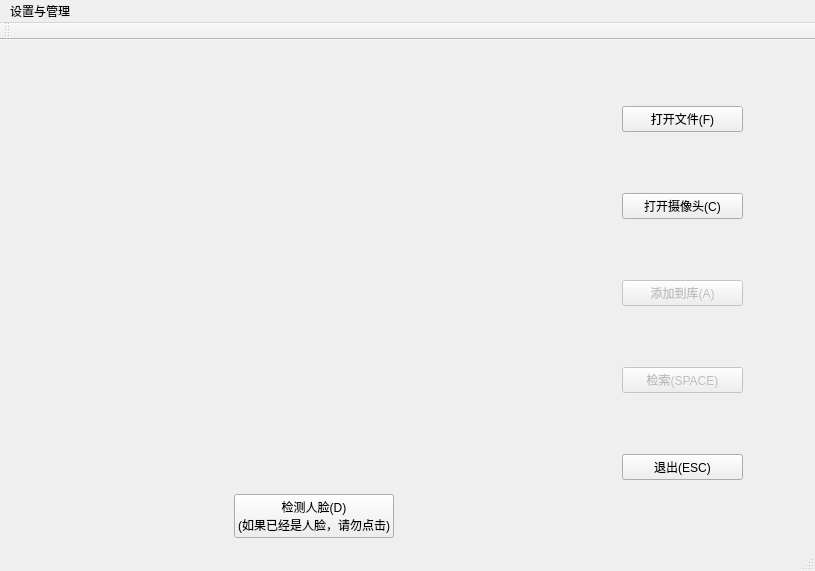
<?xml version="1.0" encoding="UTF-8"?>
<ui version="4.0">
 <class>MainWindowClass</class>
 <widget class="QMainWindow" name="MainWindowClass">
  <property name="geometry">
   <rect>
    <x>0</x>
    <y>0</y>
    <width>815</width>
    <height>571</height>
   </rect>
  </property>
  <property name="windowTitle">
   <string>人脸检索demo</string>
  </property>
  <widget class="QWidget" name="centralWidget">
   <layout class="QGridLayout" name="gridLayout">
    <item row="0" column="0">
     <layout class="QHBoxLayout" name="horizontalLayout" stretch="10,2,1">
      <item>
       <layout class="QVBoxLayout" name="verticalLayout_2">
        <item>
         <widget class="QLabel" name="videoViewer">
          <property name="enabled">
           <bool>true</bool>
          </property>
          <property name="sizePolicy">
           <sizepolicy hsizetype="Expanding" vsizetype="Expanding">
            <horstretch>0</horstretch>
            <verstretch>0</verstretch>
           </sizepolicy>
          </property>
          <property name="minimumSize">
           <size>
            <width>200</width>
            <height>150</height>
           </size>
          </property>
          <property name="maximumSize">
           <size>
            <width>1000</width>
            <height>750</height>
           </size>
          </property>
          <property name="baseSize">
           <size>
            <width>1000</width>
            <height>750</height>
           </size>
          </property>
          <property name="autoFillBackground">
           <bool>true</bool>
          </property>
          <property name="text">
           <string/>
          </property>
          <property name="pixmap">
           <pixmap resource="MainWindow.qrc">:/bg</pixmap>
          </property>
          <property name="scaledContents">
           <bool>false</bool>
          </property>
          <property name="alignment">
           <set>Qt::AlignCenter</set>
          </property>
         </widget>
        </item>
        <item>
         <layout class="QHBoxLayout" name="horizontalLayout_2" stretch="0,0,0">
          <item>
           <spacer name="horizontalSpacer_2">
            <property name="orientation">
             <enum>Qt::Horizontal</enum>
            </property>
            <property name="sizeHint" stdset="0">
             <size>
              <width>40</width>
              <height>20</height>
             </size>
            </property>
           </spacer>
          </item>
          <item>
           <widget class="QPushButton" name="pushButton_detectFace">
            <property name="text">
             <string>检测人脸(D)
(如果已经是人脸，请勿点击)</string>
            </property>
            <property name="shortcut">
             <string>D</string>
            </property>
           </widget>
          </item>
          <item>
           <spacer name="horizontalSpacer">
            <property name="orientation">
             <enum>Qt::Horizontal</enum>
            </property>
            <property name="sizeHint" stdset="0">
             <size>
              <width>40</width>
              <height>20</height>
             </size>
            </property>
           </spacer>
          </item>
         </layout>
        </item>
       </layout>
      </item>
      <item>
       <layout class="QVBoxLayout" name="verticalLayout">
        <item>
         <widget class="QPushButton" name="pushButton_open">
          <property name="text">
           <string>打开文件(F)</string>
          </property>
          <property name="shortcut">
           <string>F</string>
          </property>
         </widget>
        </item>
        <item>
         <widget class="QPushButton" name="pushButton_camera">
          <property name="text">
           <string>打开摄像头(C)</string>
          </property>
          <property name="shortcut">
           <string>C</string>
          </property>
         </widget>
        </item>
        <item>
         <widget class="QPushButton" name="pushButton_addToLib">
          <property name="enabled">
           <bool>false</bool>
          </property>
          <property name="text">
           <string>添加到库(A)</string>
          </property>
          <property name="shortcut">
           <string>A</string>
          </property>
         </widget>
        </item>
        <item>
         <widget class="QPushButton" name="pushButton_retrieval">
          <property name="enabled">
           <bool>false</bool>
          </property>
          <property name="text">
           <string>检索(SPACE)</string>
          </property>
          <property name="shortcut">
           <string>Space</string>
          </property>
         </widget>
        </item>
        <item>
         <widget class="QPushButton" name="pushButton_exit">
          <property name="text">
           <string>退出(ESC)</string>
          </property>
          <property name="shortcut">
           <string>Esc</string>
          </property>
         </widget>
        </item>
       </layout>
      </item>
      <item>
       <spacer name="horizontalSpacer_3">
        <property name="orientation">
         <enum>Qt::Horizontal</enum>
        </property>
        <property name="sizeHint" stdset="0">
         <size>
          <width>40</width>
          <height>20</height>
         </size>
        </property>
       </spacer>
      </item>
     </layout>
    </item>
   </layout>
  </widget>
  <widget class="QMenuBar" name="menuBar">
   <property name="geometry">
    <rect>
     <x>0</x>
     <y>0</y>
     <width>815</width>
     <height>23</height>
    </rect>
   </property>
   <widget class="QMenu" name="menu">
    <property name="title">
     <string>设置与管理</string>
    </property>
    <addaction name="action_threshold"/>
    <addaction name="action_manageFeatureLib"/>
    <addaction name="action_lookupRecord"/>
   </widget>
   <addaction name="menu"/>
  </widget>
  <widget class="QToolBar" name="mainToolBar">
   <attribute name="toolBarArea">
    <enum>TopToolBarArea</enum>
   </attribute>
   <attribute name="toolBarBreak">
    <bool>false</bool>
   </attribute>
  </widget>
  <widget class="QStatusBar" name="statusBar"/>
  <action name="action_threshold">
   <property name="text">
    <string>设置阈值</string>
   </property>
  </action>
  <action name="action_manageFeatureLib">
   <property name="text">
    <string>管理特征库</string>
   </property>
   <property name="iconText">
    <string>管理特征库</string>
   </property>
   <property name="toolTip">
    <string>管理特征库</string>
   </property>
  </action>
  <action name="action_lookupRecord">
   <property name="text">
    <string>查看记录</string>
   </property>
   <property name="iconText">
    <string>查看记录</string>
   </property>
   <property name="toolTip">
    <string>查看记录</string>
   </property>
  </action>
 </widget>
 <layoutdefault spacing="6" margin="11"/>
 <resources>
  <include location="MainWindow.qrc"/>
 </resources>
 <connections/>
</ui>
